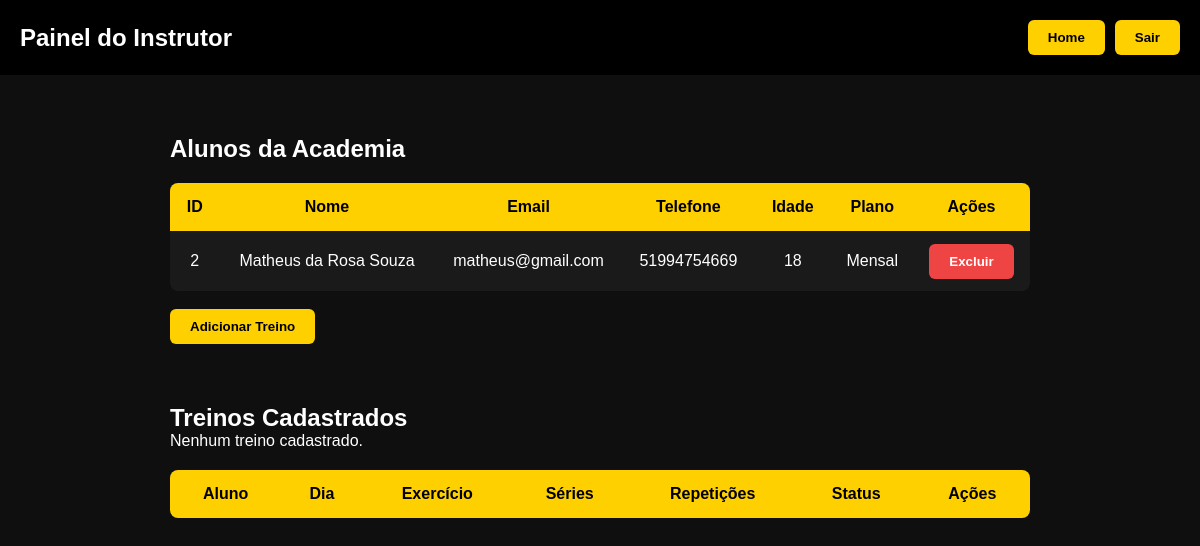
The app's page /admin_dashboard.php (signed in), older data.
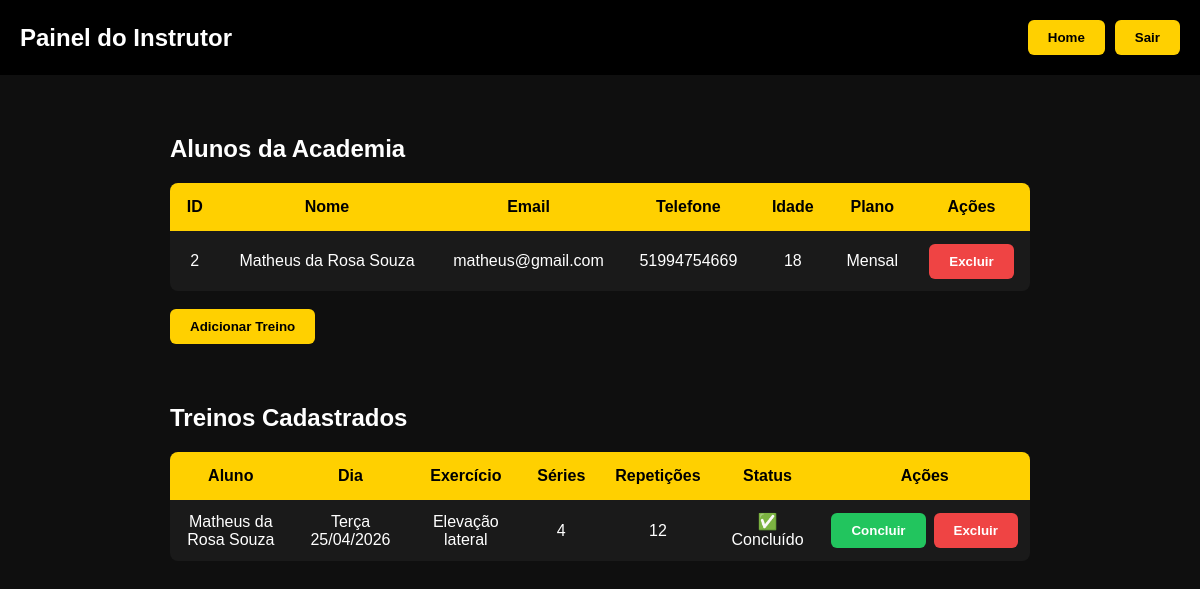
The same page, newer data.
### tables this page shows
CREATE TABLE usuarios (
            id INTEGER PRIMARY KEY AUTOINCREMENT,
            nome TEXT,
            email TEXT UNIQUE,
            senha TEXT,
            telefone TEXT,
            idade INTEGER,
            plano TEXT
        );

CREATE TABLE treinos (
            id INTEGER PRIMARY KEY AUTOINCREMENT,
            usuario_id INTEGER,
            dia TEXT,
            exercicio TEXT,
            series TEXT,
            repeticoes TEXT,
            status TEXT DEFAULT 'pendente',

            FOREIGN KEY (usuario_id) REFERENCES usuarios(id)
        );

### admin_dashboard.php (the view, shortened to what this page needs)
<?php
require "database.php";
$usuarios = $db->query("SELECT * FROM usuarios");
$sql = $db->query("
    SELECT treinos.*, usuarios.nome
    FROM treinos
    JOIN usuarios ON usuarios.id = treinos.usuario_id
    ORDER BY treinos.id DESC
");
$treinos = $sql->fetchAll();
?>
<!DOCTYPE html>
<html lang="pt-BR">
<head>
<link rel="stylesheet" href="style.css">
</head>
<body>
<header>
<div class="header-container">
<h1 class="logo">Painel do Instrutor</h1>
<div class="header-buttons">
<a href="index.php"><button type="button">Home</button></a>
<a href="logout.php"><button type="button">Sair</button></a>
</div>
</div>
</header>
<div class="treinos-container">
<h2>Alunos da Academia</h2>
<table>
<tr>
<th>ID</th>
<th>Nome</th>
<th>Email</th>
<th>Telefone</th>
<th>Idade</th>
<th>Plano</th>
<th>Ações</th>
</tr>
<?php foreach ($usuarios as $user): ?>
<tr>
<td><?= htmlspecialchars($user['id']) ?></td>
<td><?= htmlspecialchars($user['nome']) ?></td>
<td><?= htmlspecialchars($user['email']) ?></td>
<td><?= htmlspecialchars($user['telefone']) ?></td>
<td><?= htmlspecialchars($user['idade']) ?></td>
<td><?= htmlspecialchars($user['plano']) ?></td>
<td>
<div class="acoes">
<a href="excluir_usuario.php?id=<?= $user['id']; ?>"
   onclick="return confirm('Excluir aluno?')">
    <button class="btn-excluir">Excluir</button>
</a>
</div>
</td>
</tr>
<?php endforeach; ?>
</table>
<br>
<a href="add_treino.php">
<button type="button">Adicionar Treino</button>
</a>
</div>
<div class="treinos-container">
<h2>Treinos Cadastrados</h2>
<?php if (count($treinos) === 0): ?>
    <p>Nenhum treino cadastrado.</p>
<?php endif; ?>
<table>
<tr>
<th>Aluno</th>
<th>Dia</th>
<th>Exercício</th>
<th>Séries</th>
<th>Repetições</th>
<th>Status</th>
<th>Ações</th>
</tr>
<?php foreach ($treinos as $t): ?>
<tr>
<td><?= htmlspecialchars($t['nome']) ?></td>
<td><?= htmlspecialchars($t['dia']) ?></td>
<td><?= htmlspecialchars($t['exercicio']) ?></td>
<td><?= htmlspecialchars($t['series']) ?></td>
<td><?= htmlspecialchars($t['repeticoes']) ?></td>
<td>
<?= $t['status'] === 'concluido' ? '✅ Concluído' : '⏳ Pendente' ?>
</td>
<td>
<div class="acoes">
<a href="concluir_treino.php?id=<?= $t['id'] ?>">
    <button class="btn-concluir">Concluir</button>
</a>
<a href="excluir_treino.php?id=<?= $t['id'] ?>"
   onclick="return confirm('Excluir treino?')">
    <button class="btn-excluir">Excluir</button>
</a>
</div>
</td>
</tr>
<?php endforeach; ?>
</table>
</div>
</body>
</html>

### style.css (style rules this page uses)
* { margin: 0; padding: 0; box-sizing: border-box; font-family: Arial, Helvetica, sans-serif; }
body { background: #0f0f0f; color: white; }
header { width: 100%; background: #000; }
.header-container { max-width: 1200px; margin: auto; display: flex; align-items: center; justify-content: space-between; padding: 20px; }
header h1 { font-size: 24px; }
button { background: #ffd000; border: none; padding: 10px 20px; font-weight: bold; cursor: pointer; transition: 0.3s; border-radius: 6px; }
.header-buttons { display: flex; gap: 10px; }
.treinos-container { max-width: 900px; margin: 60px auto; padding: 0 20px; }
table { width: 100%; border-collapse: collapse; margin-top: 20px; background: #1a1a1a; border-radius: 8px; overflow: hidden; }
th { background: #ffd000; color: black; padding: 15px; }
td { padding: 12px; text-align: center; border-bottom: 1px solid #333; height: 60px; }
tr:last-child td { border-bottom: none; }
.acoes { display: flex; gap: 8px; justify-content: center; align-items: center; }
.btn-concluir { background: #22c55e; color: white; }
.btn-excluir { background: #ef4444; color: white; }

Row changes from the older to the newer data that the page shows:
added treinos: usuario.nome "Matheus da Rosa Souza", dia "Terça 25/04/2026", exercicio "Elevação lateral", series "4", repeticoes "12", status "✅ Concluído"
Text that changed along with them:
text no longer shown: "Nenhum treino cadastrado."
